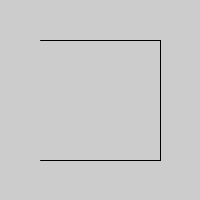
Frame 1 (no input)
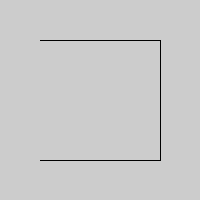
Frame 60 (the mouse pressed at the canvas centre just before this capture)
Frame 120 (the mouse held since frame 60 and released just before this capture): identical to frame 60, image omitted

The Processing sketch that drew these frames (run headless with seeded random() and noise(); from frame 60 on, the mouse is pressed at the canvas centre):

// Processing sketch: vertexs_method_1
// ── vertexs_method_1.pde
void setup() {
  size(200, 200);
}

void draw() {
  noFill();

  beginShape();

  vertex(40, 40);

  vertex(160, 40);

  vertex(160, 160);

  vertex(40, 160);

  endShape();
}
